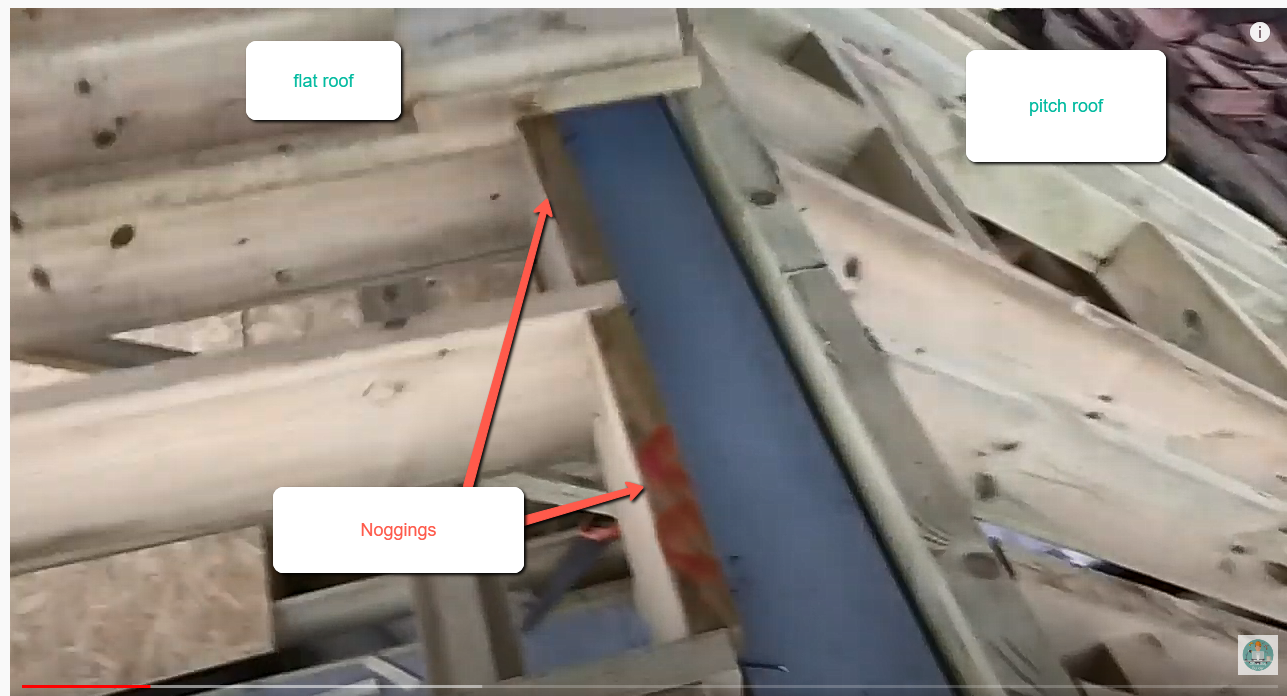
#> input picture Buildability1.png, 1287 x 696 px
$ python '2021-2-09_OpenCV Python Tutorial #1 - Introduction & Images.py'
#> lines starting #> are read from the running program, lines starting #| are printed output that depends on the picture
#OpenCV Python Tutorial #1 - Introduction & Images
#Tech With Tim - Uploaded 9th Feb 2021

import cv2

img= cv2.imread("Buildability1.png",0)
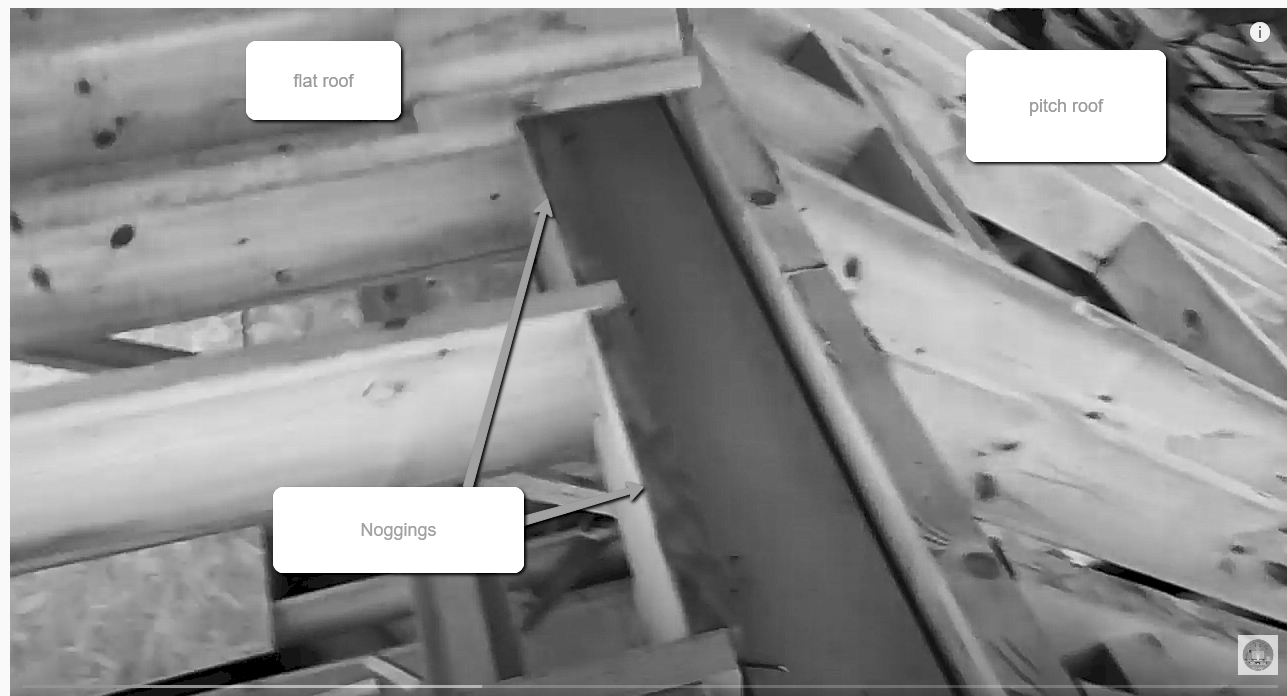
#> img: shape (696, 1287); min 0, max 255, mean 145.4

#-------------------------------------------------------------------------
# IMPORTANT:
  # -1: cv2.IMREAD_COLOR: Loads a color image, Any transparency of image
  # 0 : cv2.IMREAD_GRAYSCALE: Loads image in grayscale mode
  # 1: cv2.IMREAD_UNCHANGED: Loads image as such including alpha channel

#--------------------------------------------------------------------------

##RESIZING AN IMAGE

#OPTION 1:
#img = cv2.resize(img,(500,500))


#OPTION 2:
img = cv2.resize(img,(0,0), fx =0.45, fy=0.6)  # fx & fy: pixel's multipliers: scale factor
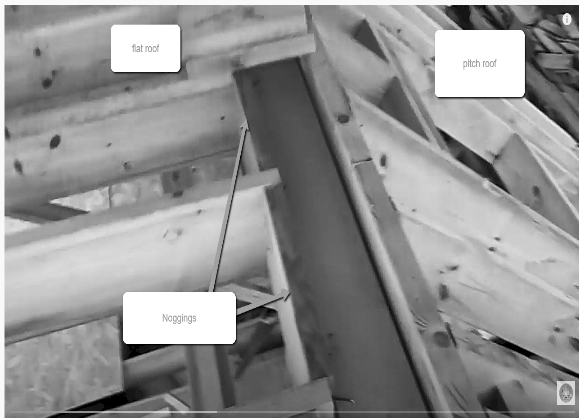
#> img: shape (418, 579); min 0, max 255, mean 145.4

#-------------------------------------------------------------------------------------

# ROTATING AN IMAGE

#img = cv2.rotate(img, cv2.cv2.ROTATE_180)
img = cv2.rotate(img, cv2.cv2.ROTATE_90_CLOCKWISE)
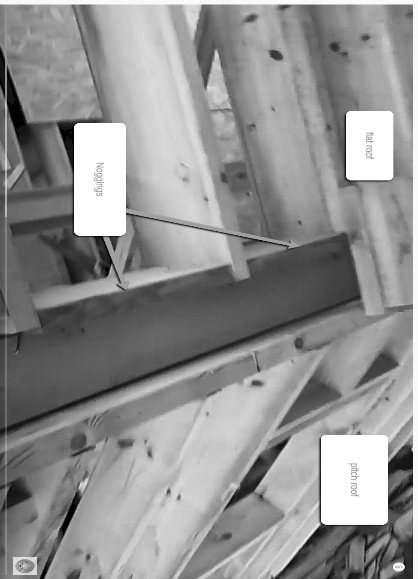
#> img: shape (579, 418); min 0, max 255, mean 145.4
#img = cv2.rotate(img, cv2.cv2.ROTATE_90_COUNTERCLOCKWISE)

#------------------------------------------------------------------------------------

## SAVING IMAGES

cv2.imwrite("new_img_CWrotated90.png", img)


cv2.imshow("Image",img)
cv2.waitKey(0)
cv2.destroyAllWindows()

$ run again, with new_img_rot180.png copied over Buildability1.png
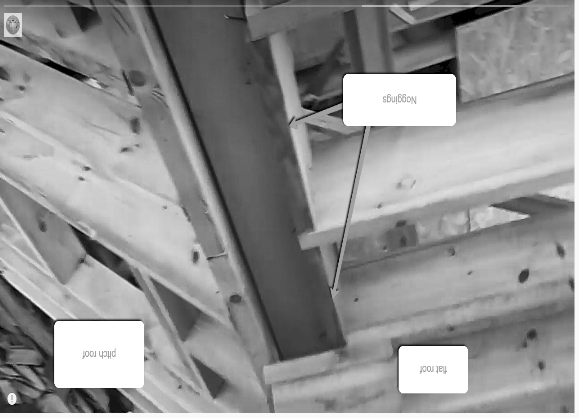
#> input picture new_img_rot180.png, 579 x 418 px
#> img is the input picture: shape (418, 579); min 0, max 255, mean 145.4
#> `img = cv2.resize(img,(0,0), fx =0.45, fy=0.6)  # fx & fy: pixel's mult..`:
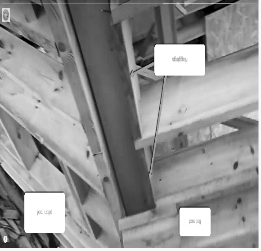
#> img: shape (251, 261); min 0, max 255, mean 145.5
#> `img = cv2.rotate(img, cv2.cv2.ROTATE_90_CLOCKWISE)`:
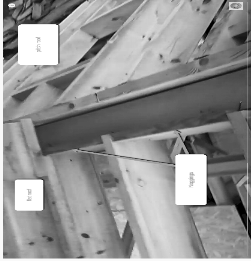
#> img: shape (261, 251); min 0, max 255, mean 145.5
